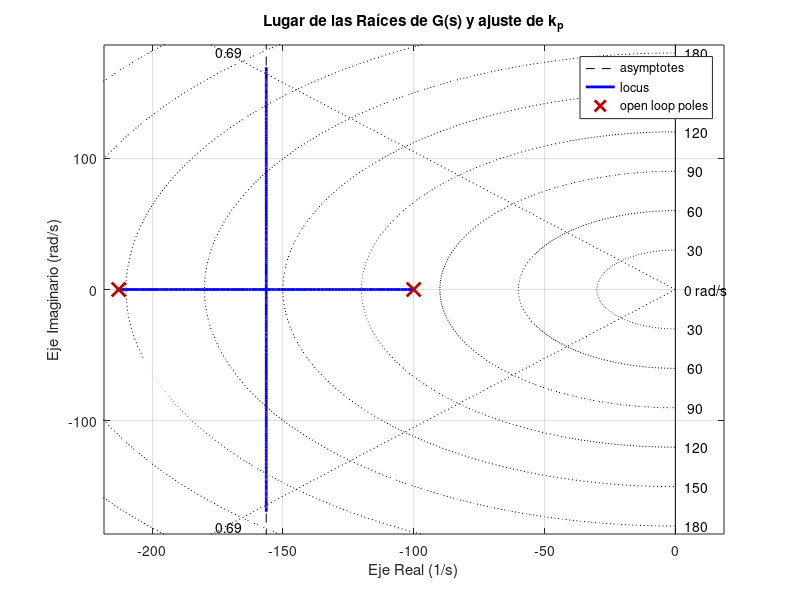

Here is the MATLAB script that generated this plot: (Note: this script raises an error after producing the figure.)
%% Trabajo de Laboratorio Integrador - Sistemas de Control
% TP de Laboratorio 2: Desarrollo de Controladores (P y PI)
clear; clc; close all;

%% Rutas
script_dir = fileparts(mfilename('fullpath'));
if isempty(script_dir)
    script_dir = pwd;
end
fig_dir = fullfile(script_dir, 'figuras');
if ~exist(fig_dir, 'dir')
    mkdir(fig_dir);
end

%% =========================================================================
%% PRIMERA PARTE: CONTROL PROPORCIONAL
%% =========================================================================

%% Parámetros de la planta (Figura 1)
R1 = 100e3;          % 100 kOhm
C1 = 0.1e-6;         % 0.1 uF
tau1 = R1 * C1;      % 0.01 s

R2 = 47e3;           % 47 kOhm
C2 = 0.1e-6;         % 0.1 uF
tau2 = R2 * C2;      % 0.0047 s

s = tf('s');
G = 1 / ((tau1 * s + 1) * (tau2 * s + 1));

disp('=== FUNCIÓN DE TRANSFERENCIA DE LA PLANTA G(s) (sin ganancia kp) ===');
G

%% Punto 1: Establecer kp mediante el Lugar de las Raíces
% Especificaciones en lazo cerrado:
% - PO <= 5 % (requiere xi >= 0.69)
% - Ts <= 0.10 s
% - ess = 0 para escalón unitario (no puede cumplirse por ser sistema Tipo 0)

fig1 = figure('Name', 'Punto 1: Lugar de las Raíces');
rlocus(G);
hold on;
sgrid(0.69, []); % Línea de amortiguamiento xi = 0.69 (PO = 5%)
title('Lugar de las Raíces de G(s) y ajuste de k_p');
xlabel('Eje Real (1/s)');
ylabel('Eje Imaginario (rad/s)');
grid on;

% Selección interactiva con el mouse sobre la rama en la intersección con xi = 0.69:
% [kp, polos_cl] = rlocfind(G);

% Valor obtenido a partir del Lugar de las Raíces para xi = 0.69:
kp = 1.41;

fprintf('Valor de kp establecido mediante el LGR: %.2f\n', kp);

% Marcamos el punto de operación elegido sobre el LGR
[~, polos_cl] = rlocfind(G, kp); % Evalúa los polos para la ganancia kp
plot(real(polos_cl), imag(polos_cl), 'r*', 'MarkerSize', 10, 'LineWidth', 2, ...
    'DisplayName', sprintf('k_p = %.2f (\\xi = 0.69)', kp));
legend('Location', 'best');

saveas(fig1, fullfile(fig_dir, 'punto1_lgr.png'));
